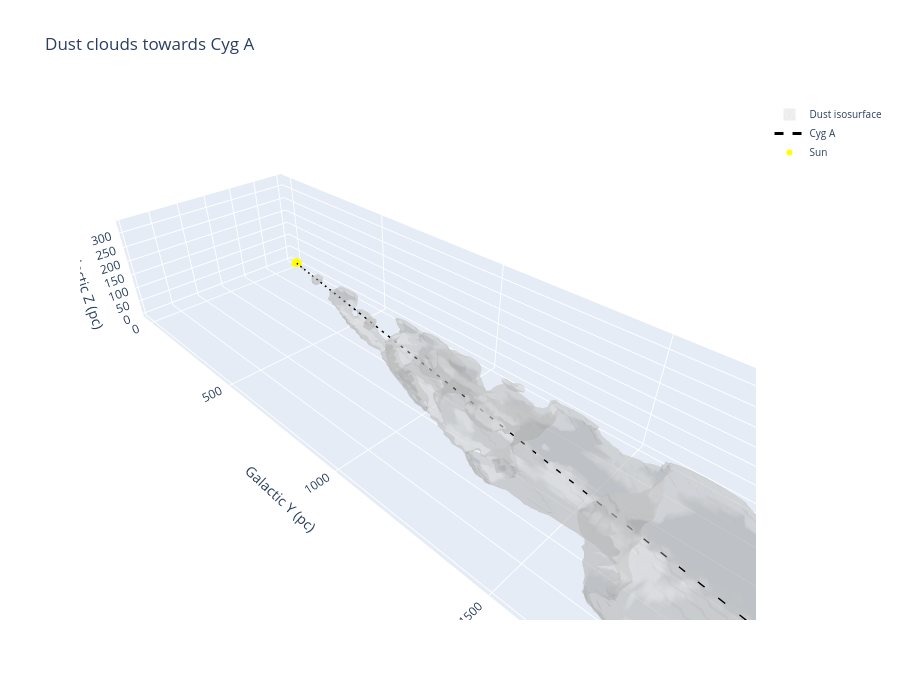

Source (notebook cell):
### Code cell
# -----------------------------------------------------------------
# 3-D plot: isosurface + lines of sight.
# -----------------------------------------------------------------
fig_dust = go.Figure()

fig_dust.add_trace(go.Mesh3d(
    x=verts[:, 0],
    y=verts[:, 1],
    z=verts[:, 2],
    i=faces[:, 0],
    j=faces[:, 1],
    k=faces[:, 2],
    opacity=0.4,
    color="lightgray",
    name="Dust isosurface",
    showlegend=True,
))

# ── Lines of sight (offsets) ──────────────────────────────────────────────────

if SOURCE_HAS_OFFS :
    for i, off in enumerate(OFFSETS_GAL):
        xc, yc, zc = tools.galactic_to_cartesian(
            SOURCE_DISTANCE_PC, off[0], off[1], ref_off[0], ref_off[1]
        )
        fig_dust.add_trace(go.Scatter3d(
            x=[0, xc], y=[0, yc], z=[0, zc],
            mode="lines",
            line=dict(color=colors[i], dash="dot", width=3),
            name=f"off_{i+1}",
        ))
    
# ── Primary line of sight ─────────────────────────────────────────────────────

xc, yc, zc = tools.galactic_to_cartesian(
    SOURCE_DISTANCE_PC, source_l.value, source_b.value, 0,0,# ref_off[0], ref_off[1]
)
fig_dust.add_trace(go.Scatter3d(
    x=[0, xc], y=[0, yc], z=[0, zc],
    mode="lines",
    line=dict(color="black", dash="dash", width=3),
    name=SOURCE_NAME,
))

# ── Sun marker ───────────────────────────────────────────────────────────────────
fig_dust.add_trace(go.Scatter3d(
    x=[0], y=[0], z=[0],
    mode='markers',
    marker=dict(size=6, color='yellow', symbol='circle'),
    name='Sun',
))

# ── Layout ────────────────────────────────────────────────────────────────────

x_range = x_arr.max() - x_arr.min()
y_range = y_arr.max() - y_arr.min()
z_range = z_arr.max() - z_arr.min()


fig_dust.update_layout(
    title=f"Dust clouds towards {SOURCE_NAME}",
    height=700,
    scene=dict(
        xaxis=dict(title="Galactic X (pc)"),
        yaxis=dict(title="Galactic Y (pc)"),
        zaxis=dict(title="Galactic Z (pc)"),
        aspectmode="data",

    ),
    legend=dict(font=dict(size=10)),
)



fig_dust.show(config={"responsive":True})

### Figure 1 — Plotly figure (JSON) as saved in the notebook; plotly's stock layout.template omitted (floating-point values rounded to 4 significant figures; data arrays with more than 128 entries replaced by an {"elided": "..."} marker saying what was removed)
{"data": [{"color": "lightgray", "i": {"elided": "31796 int values"}, "j": {"elided": "31796 int values"}, "k": {"elided": "31796 int values"}, "name": "Dust isosurface", "opacity": 0.4, "showlegend": true, "type": "mesh3d", "x": {"elided": "15912 float values"}, "y": {"elided": "15912 float values"}, "z": {"elided": "15912 float values"}}, {"line": {"color": "black", "dash": "dash", "width": 3}, "mode": "lines", "name": "Cyg A", "type": "scatter3d", "x": [0, 475.0], "y": [0, 1932.0], "z": [0, 200.6]}, {"marker": {"color": "yellow", "size": 6, "symbol": "circle"}, "mode": "markers", "name": "Sun", "type": "scatter3d", "x": [0], "y": [0], "z": [0]}], "layout": {"height": 700, "legend": {"font": {"size": 10}}, "scene": {"aspectmode": "data", "xaxis": {"title": {"text": "Galactic X (pc)"}}, "yaxis": {"title": {"text": "Galactic Y (pc)"}}, "zaxis": {"title": {"text": "Galactic Z (pc)"}}}, "title": {"text": "Dust clouds towards Cyg A"}}}
